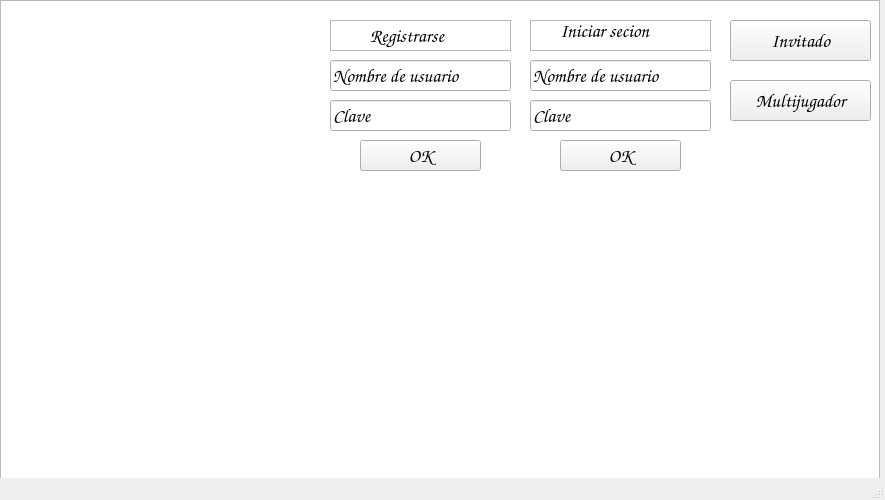
<?xml version="1.0" encoding="UTF-8"?>
<ui version="4.0">
 <class>Principal</class>
 <widget class="QMainWindow" name="Principal">
  <property name="geometry">
   <rect>
    <x>0</x>
    <y>0</y>
    <width>885</width>
    <height>500</height>
   </rect>
  </property>
  <property name="minimumSize">
   <size>
    <width>885</width>
    <height>500</height>
   </size>
  </property>
  <property name="maximumSize">
   <size>
    <width>885</width>
    <height>500</height>
   </size>
  </property>
  <property name="windowTitle">
   <string>MainWindow</string>
  </property>
  <widget class="QWidget" name="centralwidget">
   <widget class="QPushButton" name="pushButton">
    <property name="geometry">
     <rect>
      <x>730</x>
      <y>20</y>
      <width>141</width>
      <height>41</height>
     </rect>
    </property>
    <property name="font">
     <font>
      <family>Comic Sans MS</family>
      <pointsize>14</pointsize>
      <weight>75</weight>
      <bold>true</bold>
     </font>
    </property>
    <property name="text">
     <string>Invitado</string>
    </property>
   </widget>
   <widget class="QPushButton" name="pushButton_2">
    <property name="geometry">
     <rect>
      <x>730</x>
      <y>80</y>
      <width>141</width>
      <height>41</height>
     </rect>
    </property>
    <property name="font">
     <font>
      <family>Comic Sans MS</family>
      <pointsize>14</pointsize>
      <weight>75</weight>
      <bold>true</bold>
     </font>
    </property>
    <property name="text">
     <string>Multijugador</string>
    </property>
   </widget>
   <widget class="QLabel" name="label">
    <property name="geometry">
     <rect>
      <x>0</x>
      <y>-50</y>
      <width>900</width>
      <height>600</height>
     </rect>
    </property>
    <property name="minimumSize">
     <size>
      <width>880</width>
      <height>500</height>
     </size>
    </property>
    <property name="maximumSize">
     <size>
      <width>900</width>
      <height>600</height>
     </size>
    </property>
    <property name="text">
     <string/>
    </property>
    <property name="pixmap">
     <pixmap resource="recursos.qrc">:/recursos/imagenes/portada.png</pixmap>
    </property>
   </widget>
   <widget class="QGraphicsView" name="graphicsView">
    <property name="geometry">
     <rect>
      <x>0</x>
      <y>0</y>
      <width>880</width>
      <height>500</height>
     </rect>
    </property>
    <property name="minimumSize">
     <size>
      <width>880</width>
      <height>500</height>
     </size>
    </property>
    <property name="maximumSize">
     <size>
      <width>880</width>
      <height>500</height>
     </size>
    </property>
   </widget>
   <widget class="QLineEdit" name="NameR">
    <property name="geometry">
     <rect>
      <x>330</x>
      <y>60</y>
      <width>181</width>
      <height>31</height>
     </rect>
    </property>
    <property name="font">
     <font>
      <family>Comic Sans MS</family>
      <pointsize>14</pointsize>
      <weight>75</weight>
      <bold>true</bold>
     </font>
    </property>
    <property name="text">
     <string>Nombre de usuario</string>
    </property>
   </widget>
   <widget class="QGraphicsView" name="graphicsView_2">
    <property name="geometry">
     <rect>
      <x>330</x>
      <y>20</y>
      <width>181</width>
      <height>31</height>
     </rect>
    </property>
   </widget>
   <widget class="QLabel" name="label_2">
    <property name="geometry">
     <rect>
      <x>370</x>
      <y>20</y>
      <width>121</width>
      <height>31</height>
     </rect>
    </property>
    <property name="font">
     <font>
      <family>Comic Sans MS</family>
      <pointsize>14</pointsize>
      <weight>75</weight>
      <bold>true</bold>
     </font>
    </property>
    <property name="text">
     <string>Registrarse</string>
    </property>
   </widget>
   <widget class="QLineEdit" name="ClaveR">
    <property name="geometry">
     <rect>
      <x>330</x>
      <y>100</y>
      <width>181</width>
      <height>31</height>
     </rect>
    </property>
    <property name="font">
     <font>
      <family>Comic Sans MS</family>
      <pointsize>14</pointsize>
      <weight>75</weight>
      <bold>true</bold>
     </font>
    </property>
    <property name="text">
     <string>Clave</string>
    </property>
   </widget>
   <widget class="QPushButton" name="pushButton_3">
    <property name="geometry">
     <rect>
      <x>360</x>
      <y>140</y>
      <width>121</width>
      <height>31</height>
     </rect>
    </property>
    <property name="font">
     <font>
      <family>Comic Sans MS</family>
      <pointsize>14</pointsize>
      <weight>75</weight>
      <bold>true</bold>
     </font>
    </property>
    <property name="text">
     <string>OK</string>
    </property>
   </widget>
   <widget class="QGraphicsView" name="graphicsView_3">
    <property name="geometry">
     <rect>
      <x>530</x>
      <y>20</y>
      <width>181</width>
      <height>31</height>
     </rect>
    </property>
   </widget>
   <widget class="QLabel" name="label_3">
    <property name="geometry">
     <rect>
      <x>560</x>
      <y>20</y>
      <width>151</width>
      <height>21</height>
     </rect>
    </property>
    <property name="font">
     <font>
      <family>Comic Sans MS</family>
      <pointsize>14</pointsize>
      <weight>75</weight>
      <bold>true</bold>
     </font>
    </property>
    <property name="text">
     <string>Iniciar secion</string>
    </property>
   </widget>
   <widget class="QLineEdit" name="NameI">
    <property name="geometry">
     <rect>
      <x>530</x>
      <y>60</y>
      <width>181</width>
      <height>31</height>
     </rect>
    </property>
    <property name="font">
     <font>
      <family>Comic Sans MS</family>
      <pointsize>14</pointsize>
      <weight>75</weight>
      <bold>true</bold>
     </font>
    </property>
    <property name="text">
     <string>Nombre de usuario</string>
    </property>
   </widget>
   <widget class="QLineEdit" name="ClaveI">
    <property name="geometry">
     <rect>
      <x>530</x>
      <y>100</y>
      <width>181</width>
      <height>31</height>
     </rect>
    </property>
    <property name="font">
     <font>
      <family>Comic Sans MS</family>
      <pointsize>14</pointsize>
      <weight>75</weight>
      <bold>true</bold>
     </font>
    </property>
    <property name="text">
     <string>Clave</string>
    </property>
   </widget>
   <widget class="QPushButton" name="pushButton_4">
    <property name="geometry">
     <rect>
      <x>560</x>
      <y>140</y>
      <width>121</width>
      <height>31</height>
     </rect>
    </property>
    <property name="font">
     <font>
      <family>Comic Sans MS</family>
      <pointsize>14</pointsize>
      <weight>75</weight>
      <bold>true</bold>
     </font>
    </property>
    <property name="text">
     <string>OK</string>
    </property>
   </widget>
   <zorder>graphicsView</zorder>
   <zorder>label</zorder>
   <zorder>pushButton</zorder>
   <zorder>pushButton_2</zorder>
   <zorder>NameR</zorder>
   <zorder>graphicsView_2</zorder>
   <zorder>label_2</zorder>
   <zorder>ClaveR</zorder>
   <zorder>pushButton_3</zorder>
   <zorder>graphicsView_3</zorder>
   <zorder>label_3</zorder>
   <zorder>NameI</zorder>
   <zorder>ClaveI</zorder>
   <zorder>pushButton_4</zorder>
  </widget>
  <widget class="QMenuBar" name="menubar">
   <property name="geometry">
    <rect>
     <x>0</x>
     <y>0</y>
     <width>885</width>
     <height>20</height>
    </rect>
   </property>
  </widget>
  <widget class="QStatusBar" name="statusbar"/>
 </widget>
 <resources>
  <include location="recursos.qrc"/>
 </resources>
 <connections/>
</ui>
